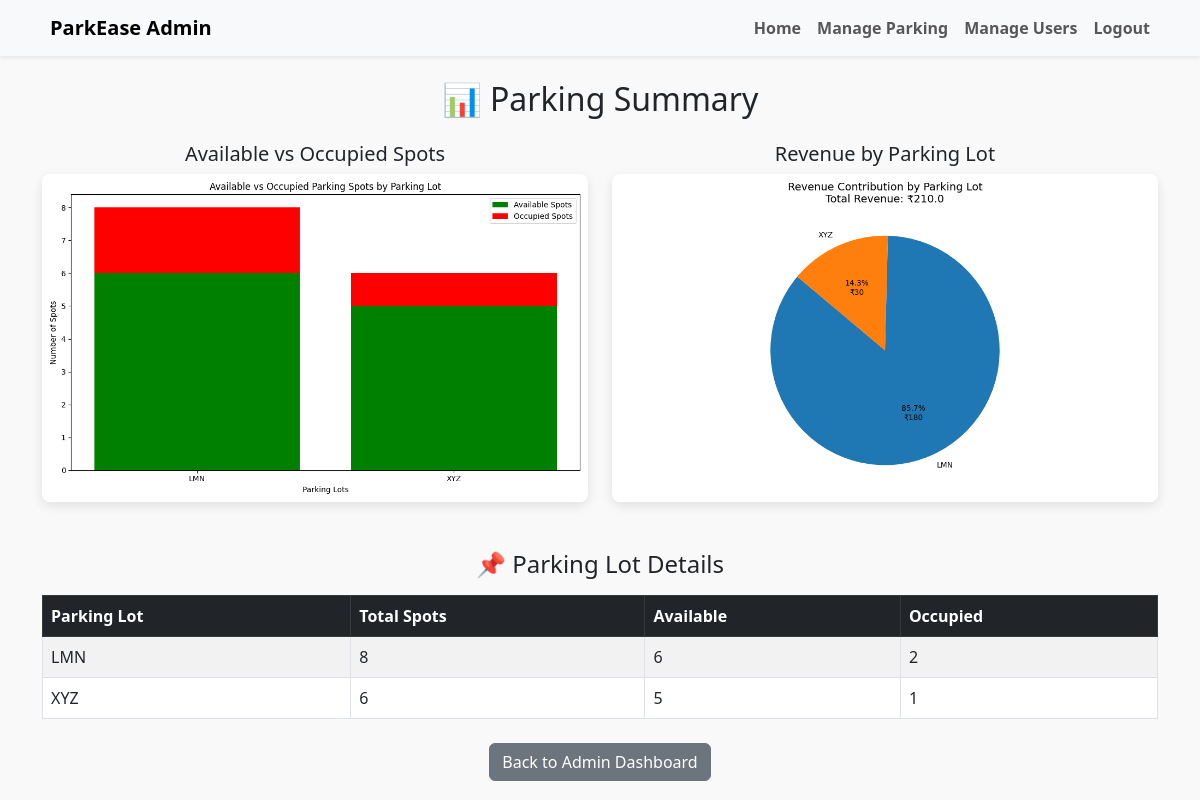
Screenshot of /summary (signed in) with the database file from the repository.
### app.py (models this page shows)
class Parking(db.Model):
    __tablename__ = 'parking'
    id = db.Column(db.Integer, primary_key=True)
    prime_location_name = db.Column(db.String(20), unique=True, nullable=False)
    address = db.Column(db.String(20), nullable=False)
    pin_code = db.Column(db.String(20), nullable=False)
    price = db.Column(db.Float, nullable=False)
    number_of_spots = db.Column(db.Integer, nullable=False)
    spots = db.relationship('ParkingSpot', back_populates='parking', cascade='all, delete-orphan')

### app.py (the view)
@app.route('/summary', methods=['GET', 'POST'])
def summary():
    if 'username' not in session:
        return redirect(url_for('login'))
    lots = Parking.query.order_by(Parking.prime_location_name).all()
    lot_names = []
    available_counts = []
    occupied_counts = []
    revenue_by_lot = []
    total_revenue = 0
    for lot in lots:
        total = ParkingSpot.query.filter_by(parking_id=lot.id).count()
        occupied = ParkingSpot.query.filter_by(parking_id=lot.id, status='O').count()
        available = total - occupied
        lot.total_spots = total
        lot.occupied_spots = occupied
        lot.available_spots = available
        lot_names.append(lot.prime_location_name)
        available_counts.append(available)
        occupied_counts.append(occupied)
        revenue = occupied * lot.price
        revenue_by_lot.append(revenue)
        total_revenue += revenue
        print(f"Revenue from {lot.prime_location_name}: ₹{revenue:.2f}")
    plt.figure(figsize=(10, 6))
    plt.bar(x=lot_names, height=available_counts, color='green', label='Available Spots')
    plt.bar(x=lot_names, height=occupied_counts, color='red', label='Occupied Spots', bottom=available_counts)
    plt.xlabel('Parking Lots')
    plt.ylabel('Number of Spots')
    plt.title('Available vs Occupied Parking Spots by Parking Lot')
    plt.legend()
    plt.tight_layout()
    bar_chart_path = os.path.join(app.config['CHART_FOLDER'], 'bar_chart.png')
    plt.savefig(bar_chart_path)
    plt.close()
    non_zero_lots = [(name, rev) for name, rev in zip(lot_names, revenue_by_lot) if rev > 0]
    if non_zero_lots:
        filtered_names, filtered_revenue = zip(*non_zero_lots)
        plt.figure(figsize=(10, 6))
        plt.pie(
            filtered_revenue,
            labels=filtered_names,
            autopct=lambda p: f'{p:.1f}%\n₹{p * sum(filtered_revenue) / 100:.0f}',
            startangle=140,
        )
        plt.title(f'Revenue Contribution by Parking Lot\nTotal Revenue: ₹{total_revenue}', fontsize=14)
        plt.tight_layout()
        pie_chart_path = os.path.join(app.config['CHART_FOLDER'], 'pie_chart.png')
        plt.savefig(pie_chart_path)
        plt.close()
    else:
        pie_chart_path = None
    bar_chart_url = url_for('static', filename='charts/bar_chart.png')
    pie_chart_url = url_for('static', filename='charts/pie_chart.png') if pie_chart_path else None
    print("Bar chart saved:", os.path.exists(bar_chart_path))
    if pie_chart_path:
        print("Pie chart saved:", os.path.exists(pie_chart_path))
    else:
        print("Pie chart not created.")
    return render_template(
        'summary.html',
        bar_chart_url=bar_chart_url,
        pie_chart_url=pie_chart_url,
        lots=lots
    )

### templates/summary.html (shortened to what this page needs)
<!DOCTYPE html>
<html lang="en">
<head>
  <link href="https://cdn.jsdelivr.net/npm/bootstrap@5.3.0/dist/css/bootstrap.min.css" rel="stylesheet">
</head>
<body>
  <nav class="navbar navbar-expand-lg navbar-light bg-light shadow-sm">
  <div class="container">
    <a class="navbar-brand fw-bold d-flex align-items-center" href="/admin">
       ParkEase Admin
    </a>
    <div class="collapse navbar-collapse" id="navbarAdmin">
      <ul class="navbar-nav ms-auto mb-2 mb-lg-0">
        <li class="nav-item">
          <a class="nav-link fw-semibold" href="/admin">Home</a>
        </li>
        <li class="nav-item">
          <a class="nav-link fw-semibold" href="/parking">Manage Parking</a>
        </li>
        <li class="nav-item">
          <a class="nav-link fw-semibold" href="/admin_user">Manage Users</a>
        </li>
        <li class="nav-item">
          <a class="nav-link fw-semibold" href="/logout">Logout</a>
        </li>
      </ul>
    </div>
  </div>
</nav>
  <div class="container mt-4">
    <h2 class="text-center mb-4">📊 Parking Summary</h2>
    <div class="row">
      <div class="col-md-6">
        <h5 class="text-center">Available vs Occupied Spots</h5>
        <img src="{{ bar_chart_url }}" alt="Bar Chart" class="chart-img">
      </div>
      <div class="col-md-6">
        <h5 class="text-center">Revenue by Parking Lot</h5>
        <img src="{{ pie_chart_url }}" alt="Pie Chart" class="chart-img">
      </div>
    </div>
    <div class="mt-5">
      <h4 class="text-center mb-3">📌 Parking Lot Details</h4>
      <table class="table table-striped table-bordered">
        <thead class="table-dark">
          <tr>
            <th>Parking Lot</th>
            <th>Total Spots</th>
            <th>Available</th>
            <th>Occupied</th>
          </tr>
        </thead>
        <tbody>
          {% for lot in lots %}
          <tr>
            <td>{{ lot.prime_location_name }}</td>
            <td>{{ lot.total_spots }}</td>
            <td>{{ lot.available_spots }}</td>
            <td>{{ lot.occupied_spots }}</td>
          </tr>
          {% endfor %}
        </tbody>
      </table>
    </div>
    <div class="text-center mt-4">
      <a href="/admin" class="btn btn-secondary">Back to Admin Dashboard</a>
    </div>
  </div>
</body>
</html>

### templates/summary.html (style rules this page uses)
body { background-color: #f9f9f9; }
.chart-img { max-width: 100%; height: auto; border-radius: 8px; box-shadow: 0 4px 12px rgba(0,0,0,0.1); }

### rows the page displays
Parking: prime_location_name "LMN", total_spots "8", available_spots "6", occupied_spots "2"
Parking: prime_location_name "XYZ", total_spots "6", available_spots "5", occupied_spots "1"
